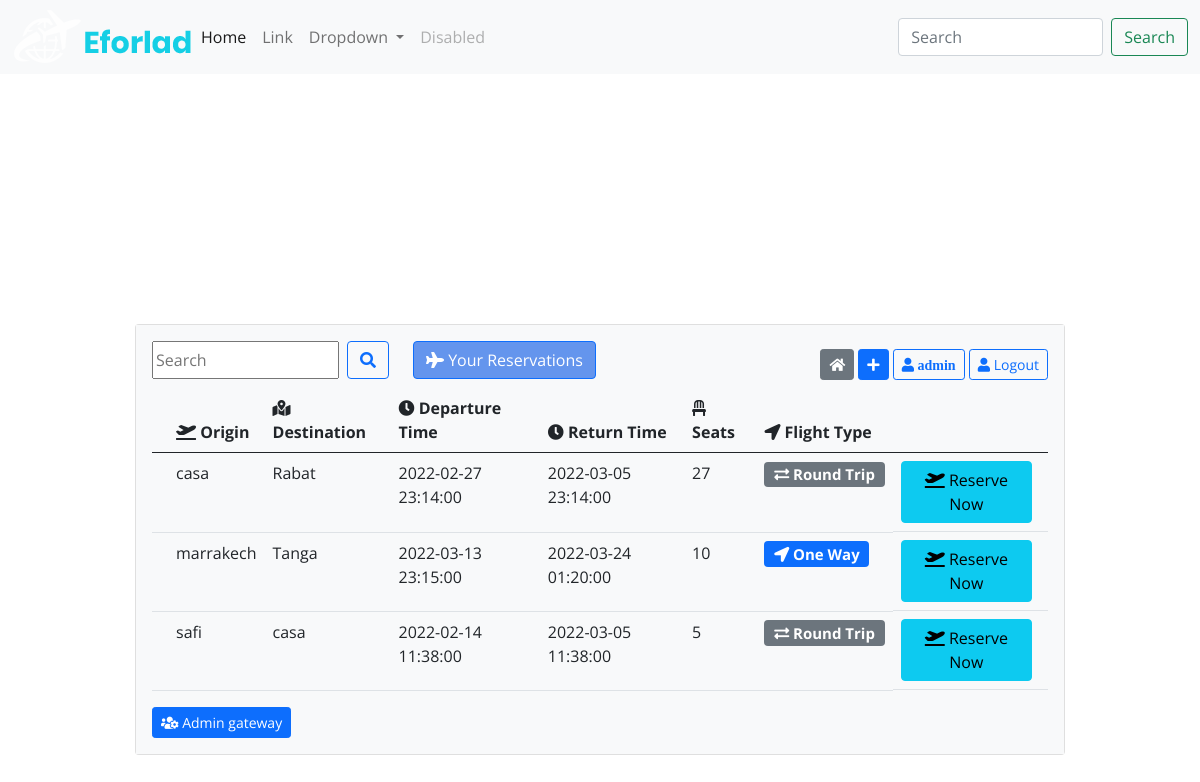
Page / (signed in) on the committed database.
### tables this page shows
CREATE TABLE IF NOT EXISTS `flight` (
  `id` int NOT NULL AUTO_INCREMENT,
  `origin` varchar(255) NOT NULL,
  `destination` varchar(255) NOT NULL,
  `dep_time` datetime NOT NULL,
  `return_time` datetime DEFAULT NULL,
  `seats` int NOT NULL,
  `flighttype` varchar(25) NOT NULL,
  PRIMARY KEY (`id`)
);

### controllers/HomeController.php (called while the page is built)
<?php
class HomeController{
    public function index($page){
        include('views/'.$page.'.php');
    }
}
?>

### database/DB.php (called while the page is built)
<?php
class DB{
    static public function connect(){
        $db = new PDO("mysql:host=localhost;dbname=mvc","root","");
        $db->exec("set names utf8");
        $db->setAttribute(PDO::ATTR_ERRMODE,PDO::ERRMODE_WARNING);
        return $db;
    }
}

### models/flight.php (called while the page is built, shortened)
<?php
class Flight
{
    static public function getAll()
    {
        $stmt = DB::connect()->prepare('SELECT * FROM flight');
        $stmt->execute();
        return $stmt->fetchAll();
    }
}

### controllers/FlightController.php (called while the page is built, shortened)
<?php
class FlightController{
    public function getAllflights(){
        $flights = Flight::getAll();
        return $flights;
    }
}

### autoload.php (called while the page is built, shortened)
<?php
function autoload($class_name){
    $array_paths = array(
        'database/',
        'classes/',
        'models/',
        'controllers/',
    );
    $parts = explode('\\',$class_name);
    $name = array_pop($parts);
    foreach($array_paths as $path){
        $file = sprintf($path.'%s.php',$name);
    }
}
?>

### views/home.php (the view, shortened to what this page needs)
<?php
if(isset($_POST['find'])){
    $data = new FlightController();
    $flight=$data->findflights();
}   else{
    $data = new FlightController();
    $flight=$data->getAllFlights();
}
    $data = new FlightController();
    $flights = $data->getAllFlights();
?>
<nav class="navbar navbar-expand-lg navbar-light bg-light">
    <div class="container-fluid">
        <img src="../image/logo.png">
        <div class="collapse navbar-collapse" id="navbarSupportedContent">
            <ul class="navbar-nav me-auto mb-2 mb-lg-0">
                <li class="nav-item">
                    <a class="nav-link active" aria-current="page" href="#">Home</a>
                </li>
                <li class="nav-item">
                    <a class="nav-link" href="#">Link</a>
                </li>
                <li class="nav-item dropdown">
                    <a class="nav-link dropdown-toggle" href="#" id="navbarDropdown" role="button"
                        data-bs-toggle="dropdown" aria-expanded="false">
                        Dropdown
                    </a>
                </li>
                <li class="nav-item">
                    <a class="nav-link disabled" href="#" tabindex="-1" aria-disabled="true">Disabled</a>
                </li>
            </ul>
            <form class="d-flex">
                <input class="form-control me-2" type="search" placeholder="Search" aria-label="Search">
                <button class="btn btn-outline-success" type="submit">Search</button>
            </form>
        </div>
    </div>
</nav>
<div class="container">
    <div class="row">
        <div class="col-md-10 mx-auto">
            <div class="card">
                <div class="card-body bg-light">
                    <div class="table-responsive">
                        <form class="d-flex float-start me-4">
                            <input class="form  me-2" type="search" placeholder="Search" aria-label="Search">
                            <button class="btn btn-outline-primary" type="submit" name="search"><i
                                    class="fas fa-search"></i></button>
                        </form>
                        <a href="<?php echo BASE_URL;?>reserve" title="reserve"
                            class="btn btn-primary me-4 float-start background-btn">
                            <i class="fas fa-plane"></i>
                            Your Reservations
                        </a>
                        <div class=" float-end mt-2">
                            <a href="<?php echo BASE_URL;?>home" class="btn btn-sm btn-secondary mr-2 mb-2">
                                <i class="fas fa-home"></i>
                            </a>
                            <a href="<?php echo BASE_URL; ?>add" class="btn btn-sm btn-primary mr-2 mb-2">
                                <i class="fas fa-plus"></i>
                            </a>
                            <a href="<?php echo BASE_URL;?>" title=""
                                class="btn btn-sm btn-outline-primary mr-2 mb-2">
                                <i class="fas fa-user mr-2"> <?php echo $_SESSION['username'];?></i>
                            </a>
                            <a href="<?php echo BASE_URL;?>logout" title="Logout"
                                class="btn btn-sm btn-outline-primary mb-2   ">
                                <i class="fas fa-user"></i> Logout
                            </a>
                        </div>
                        <table class="table table-hover ">
                            <thead>
                                <tr>
                                    <th scope="col"></th>
                                    <th scope="col"><i class="fa fa-plane-departure"></i> Origin</th>
                                    <th scope="col"><i class="fa fa-map-marked-alt"></i> Destination</th>
                                    <th scope="col"><i class="fa fa-clock"></i> Departure Time</th>
                                    <th scope="col"><i class="fa fa-clock"></i> Return Time</th>
                                    <th scope="col"><i class="fa fa-chair"></i> Seats</th>
                                    <th scope="col"><i class="fa fa-location-arrow"></i> Flight Type</th>
                                    <th scope="col"></th>
                                </tr>
                            </thead>
                            <tbody>
                                <?php foreach ($flights as $flight) : ?>
                                <tr>
                                    <th></th>
                                    <td><?php echo $flight['origin']; ?></td>
                                    <td><?php echo $flight['destination']; ?></td>
                                    <td><?php echo $flight['dep_time']; ?></td>
                                    <td><?php echo $flight['return_time']?></td>
                                    <td><?php echo $flight['seats']; ?></td>
                                    <td>
                                        <?php echo $flight['flighttype'] == "One Way"
                                        ?
                                        '<h5><span class="badge bg-primary"><i class="fa fa-location-arrow"></i> One Way</span></h5>'
                                        :
                                        '<h5><span class="badge bg-secondary"><i class="fa fa-exchange-alt"></i> Round Trip</span></h5>'
                                    ?>
                                    </td>
                                    <td class="d-flex flex-row">
                                        <form method="post" class="me-2">
                                            <button class="btn btn btn-info" type="submit" name="reserve"><i
                                                    class="fa fa-plane-departure"></i> Reserve Now</button>
                                        </form>
                                    </td>
                                </tr>
                                <?php endforeach ?>
                            </tbody>
                        </table>
                        <a href="<?php echo BASE_URL;?>dashadmin" class="btn btn-sm btn-primary " title="Admin gateway" ><i class="fa fa-users-cog"></i> Admin gateway</a>
                    </div>
                </div>
            </div>
        </div>
    </div>

### views/includes/header.php (shortened to what this page needs)
<!DOCTYPE html>
<html lang="en">
<head>
    <link href="https://cdn.jsdelivr.net/npm/bootstrap@5.0.1/dist/css/bootstrap.min.css" rel="stylesheet">
    <link rel="stylesheet" href="https://cdnjs.cloudflare.com/ajax/libs/font-awesome/5.15.3/css/all.min.css" />
    <link rel="stylesheet" href="./style/style.css">
    </head>
<body>
</body>
</html>

### index.php (shortened to what this page needs)
<?php
require_once './views/includes/header.php';
require_once './autoload.php';
require_once './controllers/HomeController.php';
$home = new HomeController();
$pages = ['home','add','update','delete','login', 'register', 'logout', 'dashadmin', 'reserve', 'deleterev', 'homecopy', 'addpassenger', 'allres'];
if(isset($_SESSION['logged']) && $_SESSION['logged'] === true){
    if(isset($_GET['page'])){
        if(in_array($_GET['page'], $pages)){
            $page = $_GET['page'];
            $home->index($page);
        }else{
            include('views/includes/404.php');
        }
    }else{
        $home->index('home');
    }
}else if (isset($_GET['page']) && $_GET['page'] === 'register'){
    $home->index('register');
}else{
    $home->index('login');
}
?>

### style/style.css (style rules this page uses)
body { font-family: 'Open Sans', sans-serif; }

### views/includes/header.php (style rules this page uses)
body { background-image: url('https://images.unsplash.com/photo-1500835556837-99ac94a94552?ixlib=rb-1.2.1&ixid=MnwxMjA3fDB8MHxwaG90by1wYWdlfHx8fGVufDB8fHx8&auto=format&fit=crop&w=687&q=80'); background-repeat: no-repeat; background-size: cover; }
.container { padding-top: 250px; }
.row { --bs-gutter-x: 0; }
.background-btn { background-color: #6495ED; }
a { color: #fff; }

### rows in the picture
flight: origin "casa", destination "Rabat", dep_time "2022-02-27 23:14:00", return_time "2022-03-05 23:14:00", seats "27", flighttype "Round Trip" (drawn)
flight: origin "marrakech", destination "Tanga", dep_time "2022-03-13 23:15:00", return_time "2022-03-24 01:20:00", seats "10", flighttype "One Way" (drawn)
flight: origin "safi", destination "casa", dep_time "2022-02-14 11:38:00", return_time "2022-03-05 11:38:00", seats "5", flighttype "Round Trip" (drawn)

### other values in the picture
$_SESSION['username'] "admin"
